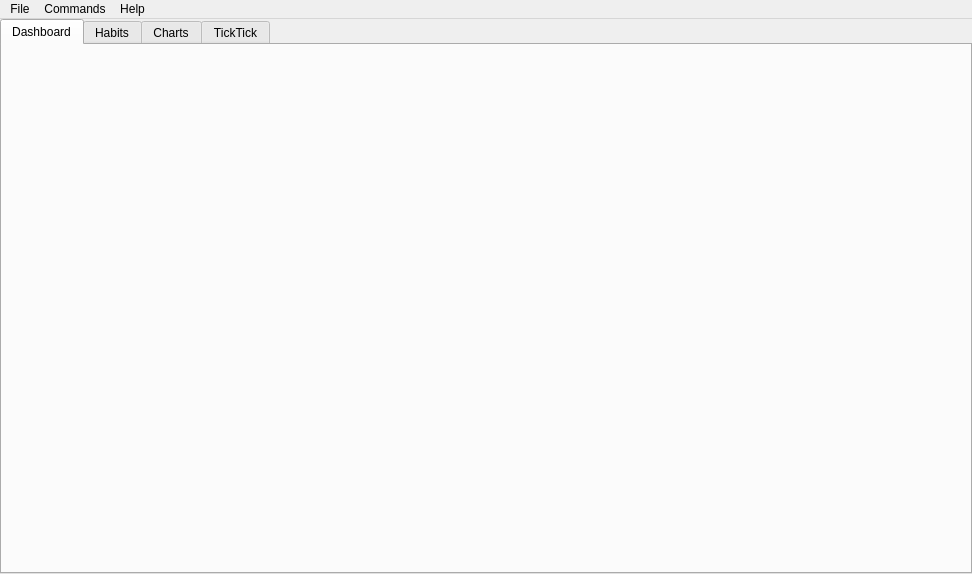
<?xml version='1.0' encoding='utf-8'?>
<ui version="4.0">
 <class>MainWindow</class>
 <widget class="QMainWindow" name="MainWindow">
  <property name="geometry">
   <rect>
    <x>0</x>
    <y>0</y>
    <width>972</width>
    <height>574</height>
   </rect>
  </property>
  <property name="windowTitle">
   <string>Habit tracker</string>
  </property>
  <widget class="QWidget" name="centralWidget">
   <layout class="QHBoxLayout" name="horizontalLayout">
    <item>
     <widget class="QTabWidget" name="tabWidget">
      <property name="currentIndex">
       <number>0</number>
      </property>
      <widget class="QWidget" name="tab_dashboard">
       <attribute name="title">
        <string>Dashboard</string>
       </attribute>
       <layout class="QVBoxLayout" name="verticalLayout_dashboard">
        <property name="leftMargin">
         <number>0</number>
        </property>
        <property name="topMargin">
         <number>0</number>
        </property>
        <property name="rightMargin">
         <number>0</number>
        </property>
        <property name="bottomMargin">
         <number>0</number>
        </property>
       </layout>
      </widget>
      <widget class="QWidget" name="tab_sets_of_habits">
       <attribute name="title">
        <string>Habits</string>
       </attribute>
       <layout class="QHBoxLayout" name="horizontalLayout_27">
        <item>
         <widget class="QSplitter" name="splitter_habits">
          <property name="orientation">
           <enum>Qt::Orientation::Horizontal</enum>
          </property>
          <widget class="QFrame" name="frame_habits">
           <property name="styleSheet">
            <string notr="true">QFrame#frame_habits { border: none; }</string>
           </property>
           <property name="minimumSize">
            <size>
             <width>350</width>
             <height>0</height>
            </size>
           </property>
           <property name="maximumSize">
            <size>
             <width>16777215</width>
             <height>16777215</height>
            </size>
           </property>
           <property name="frameShape">
            <enum>QFrame::Shape::NoFrame</enum>
           </property>
           <property name="frameShadow">
            <enum>QFrame::Shadow::Plain</enum>
           </property>
           <layout class="QVBoxLayout" name="verticalLayout_23">
            <item>
             <widget class="QGroupBox" name="groupBox_habits_5">
              <property name="minimumSize">
               <size>
                <width>0</width>
                <height>0</height>
               </size>
              </property>
              <property name="title">
               <string>Commands</string>
              </property>
              <layout class="QVBoxLayout" name="verticalLayout_22">
               <item>
                <layout class="QHBoxLayout" name="horizontalLayout_habits_8">
                 <item>
                  <widget class="QPushButton" name="pushButton_habits_delete">
                   <property name="minimumSize">
                    <size>
                     <width>80</width>
                     <height>0</height>
                    </size>
                   </property>
                   <property name="text">
                    <string>Delete selected</string>
                   </property>
                  </widget>
                 </item>
                 <item>
                  <widget class="QPushButton" name="pushButton_habits_refresh">
                   <property name="minimumSize">
                    <size>
                     <width>80</width>
                     <height>0</height>
                    </size>
                   </property>
                   <property name="text">
                    <string>Refresh Table</string>
                   </property>
                  </widget>
                 </item>
                </layout>
               </item>
               <item>
                <layout class="QHBoxLayout" name="horizontalLayout_habits_25">
                 <item>
                  <widget class="QPushButton" name="pushButton_habits_show_all_records">
                   <property name="text">
                    <string>Show All Records</string>
                   </property>
                  </widget>
                 </item>
                 <item>
                  <widget class="QPushButton" name="pushButton_habits_export_csv">
                   <property name="minimumSize">
                    <size>
                     <width>80</width>
                     <height>0</height>
                    </size>
                   </property>
                   <property name="text">
                    <string>Export Table</string>
                   </property>
                  </widget>
                 </item>
                </layout>
               </item>
              </layout>
             </widget>
            </item>
            <item>
             <widget class="QGroupBox" name="groupBox_habits_2">
              <property name="title">
               <string>Add New Habit</string>
              </property>
              <layout class="QVBoxLayout" name="verticalLayout_habits_10">
               <item>
                <layout class="QHBoxLayout" name="horizontalLayout_habits_17">
                 <item>
                  <widget class="QLabel" name="label_habits_5">
                   <property name="minimumSize">
                    <size>
                     <width>90</width>
                     <height>0</height>
                    </size>
                   </property>
                   <property name="text">
                    <string>Name:</string>
                   </property>
                  </widget>
                 </item>
                 <item>
                  <widget class="QLineEdit" name="lineEdit_habit_name">
                   <property name="minimumSize">
                    <size>
                     <width>70</width>
                     <height>0</height>
                    </size>
                   </property>
                  </widget>
                 </item>
                </layout>
               </item>
               <item>
                <layout class="QHBoxLayout" name="horizontalLayout_habit_emoji">
                 <item>
                  <widget class="QLabel" name="label_habit_emoji">
                   <property name="minimumSize">
                    <size>
                     <width>90</width>
                     <height>0</height>
                    </size>
                   </property>
                   <property name="text">
                    <string>Emoji:</string>
                   </property>
                  </widget>
                 </item>
                 <item>
                  <widget class="QLineEdit" name="lineEdit_habit_emoji">
                   <property name="maximumSize">
                    <size>
                     <width>80</width>
                     <height>16777215</height>
                    </size>
                   </property>
                   <property name="maxLength">
                    <number>16</number>
                   </property>
                   <property name="placeholderText">
                    <string>Emoji</string>
                   </property>
                  </widget>
                 </item>
                 <item>
                  <widget class="QPushButton" name="pushButton_habit_choose_emoji">
                   <property name="text">
                    <string>Choose…</string>
                   </property>
                  </widget>
                 </item>
                 <item>
                  <spacer name="horizontalSpacer_habit_emoji">
                   <property name="orientation">
                    <enum>Qt::Orientation::Horizontal</enum>
                   </property>
                   <property name="sizeHint" stdset="0">
                    <size>
                     <width>40</width>
                     <height>20</height>
                    </size>
                   </property>
                  </spacer>
                 </item>
                </layout>
               </item>
               <item>
                <widget class="QCheckBox" name="checkBox_habit_is_bool">
                 <property name="text">
                  <string>Boolean (0 or 1 only)</string>
                 </property>
                </widget>
               </item>
               <item>
                <layout class="QHBoxLayout" name="horizontalLayout_habits_19">
                 <item>
                  <spacer name="horizontalSpacer_habits_4">
                   <property name="orientation">
                    <enum>Qt::Orientation::Horizontal</enum>
                   </property>
                   <property name="sizeHint" stdset="0">
                    <size>
                     <width>40</width>
                     <height>20</height>
                    </size>
                   </property>
                  </spacer>
                 </item>
                 <item>
                  <widget class="QPushButton" name="pushButton_habit_add_new">
                   <property name="text">
                    <string>Add</string>
                   </property>
                  </widget>
                 </item>
                </layout>
               </item>
              </layout>
             </widget>
            </item>
            <item>
             <widget class="QTableView" name="tableView_habits" />
            </item>
           </layout>
          </widget>
          <widget class="QTableView" name="tableView_process_habits" />
         </widget>
        </item>
        <property name="leftMargin">
         <number>0</number>
        </property>
        <property name="topMargin">
         <number>0</number>
        </property>
        <property name="rightMargin">
         <number>0</number>
        </property>
        <property name="bottomMargin">
         <number>0</number>
        </property>
       </layout>
      </widget>
      <widget class="QWidget" name="tab_charts">
       <attribute name="title">
        <string>Charts</string>
       </attribute>
       <layout class="QHBoxLayout" name="horizontalLayout_charts">
        <item>
         <widget class="QSplitter" name="splitter_charts">
          <property name="orientation">
           <enum>Qt::Orientation::Horizontal</enum>
          </property>
          <widget class="QWidget" name="layoutWidget">
           <property name="minimumSize">
            <size>
             <width>150</width>
             <height>0</height>
            </size>
           </property>
           <layout class="QVBoxLayout" name="verticalLayout_24">
            <item>
             <widget class="QLabel" name="label_filter_habit">
              <property name="text">
               <string>Habit:</string>
              </property>
             </widget>
            </item>
            <item>
             <widget class="QListView" name="listView_filter_habit" />
            </item>
            <item>
             <widget class="QLabel" name="label_filter_habit_year">
              <property name="text">
               <string>Year:</string>
              </property>
             </widget>
            </item>
            <item>
             <widget class="QListView" name="listView_filter_habit_year" />
            </item>
           </layout>
          </widget>
          <widget class="QWidget" name="widget_charts_heatmap">
           <layout class="QVBoxLayout" name="verticalLayout_charts_heatmap">
            <property name="spacing">
             <number>8</number>
            </property>
            <property name="leftMargin">
             <number>0</number>
            </property>
            <property name="topMargin">
             <number>0</number>
            </property>
            <property name="rightMargin">
             <number>0</number>
            </property>
            <property name="bottomMargin">
             <number>0</number>
            </property>
            <item>
             <layout class="QHBoxLayout" name="horizontalLayout_charts_heatmap_year">
              <item>
               <widget class="QPushButton" name="pushButton_charts_heatmap_prev_year">
                <property name="minimumSize">
                 <size>
                  <width>34</width>
                  <height>34</height>
                 </size>
                </property>
                <property name="maximumSize">
                 <size>
                  <width>34</width>
                  <height>34</height>
                 </size>
                </property>
                <property name="toolTip">
                 <string>Previous year</string>
                </property>
                <property name="text">
                 <string>←</string>
                </property>
               </widget>
              </item>
              <item>
               <spacer name="horizontalSpacer_charts_heatmap_year">
                <property name="orientation">
                 <enum>Qt::Orientation::Horizontal</enum>
                </property>
                <property name="sizeHint" stdset="0">
                 <size>
                  <width>40</width>
                  <height>20</height>
                 </size>
                </property>
               </spacer>
              </item>
              <item>
               <widget class="QPushButton" name="pushButton_charts_heatmap_next_year">
                <property name="minimumSize">
                 <size>
                  <width>34</width>
                  <height>34</height>
                 </size>
                </property>
                <property name="maximumSize">
                 <size>
                  <width>34</width>
                  <height>34</height>
                 </size>
                </property>
                <property name="toolTip">
                 <string>Next year</string>
                </property>
                <property name="text">
                 <string>→</string>
                </property>
               </widget>
              </item>
             </layout>
            </item>
            <item>
             <widget class="QScrollArea" name="scrollArea_charts_process_habits">
              <property name="minimumSize">
               <size>
                <width>0</width>
                <height>301</height>
               </size>
              </property>
              <property name="widgetResizable">
               <bool>true</bool>
              </property>
              <widget class="QWidget" name="scrollAreaWidgetContents_charts_process_habits">
               <property name="geometry">
                <rect>
                 <x>0</x>
                 <y>0</y>
                 <width>294</width>
                 <height>425</height>
                </rect>
               </property>
               <layout class="QVBoxLayout" name="verticalLayout_charts_process_habits_content" />
              </widget>
             </widget>
            </item>
           </layout>
          </widget>
         </widget>
        </item>
        <property name="leftMargin">
         <number>0</number>
        </property>
        <property name="topMargin">
         <number>0</number>
        </property>
        <property name="rightMargin">
         <number>0</number>
        </property>
        <property name="bottomMargin">
         <number>0</number>
        </property>
       </layout>
      </widget>
      <widget class="QWidget" name="tab_ticktick_stats">
       <attribute name="title">
        <string>TickTick</string>
       </attribute>
       <layout class="QVBoxLayout" name="verticalLayout_ticktick_stats">
        <property name="leftMargin">
         <number>0</number>
        </property>
        <property name="topMargin">
         <number>0</number>
        </property>
        <property name="rightMargin">
         <number>0</number>
        </property>
        <property name="bottomMargin">
         <number>0</number>
        </property>
       </layout>
      </widget>
     </widget>
    </item>
    <property name="leftMargin">
     <number>0</number>
    </property>
    <property name="topMargin">
     <number>0</number>
    </property>
    <property name="rightMargin">
     <number>0</number>
    </property>
    <property name="bottomMargin">
     <number>0</number>
    </property>
   </layout>
  </widget>
  <widget class="QMenuBar" name="menuBar">
   <property name="geometry">
    <rect>
     <x>0</x>
     <y>0</y>
     <width>972</width>
     <height>33</height>
    </rect>
   </property>
   <widget class="QMenu" name="menuFile">
    <property name="title">
     <string>File</string>
    </property>
    <addaction name="actionExit" />
   </widget>
   <widget class="QMenu" name="menuCommands">
    <property name="title">
     <string>Commands</string>
    </property>
    <addaction name="action_habits_refresh" />
    <addaction name="action_habits_delete" />
   </widget>
   <widget class="QMenu" name="menuHelp">
    <property name="title">
     <string>Help</string>
    </property>
    <addaction name="actionAbout" />
   </widget>
   <addaction name="menuFile" />
   <addaction name="menuCommands" />
   <addaction name="menuHelp" />
  </widget>
  <action name="actionExit">
   <property name="text">
    <string>Exit</string>
   </property>
  </action>
  <action name="actionAbout">
   <property name="text">
    <string>About</string>
   </property>
  </action>
  <action name="action_habits_refresh">
   <property name="text">
    <string>Refresh Habits</string>
   </property>
  </action>
  <action name="action_habits_delete">
   <property name="text">
    <string>Delete Habit</string>
   </property>
  </action>
 </widget>
 <resources />
 <connections />
</ui>
